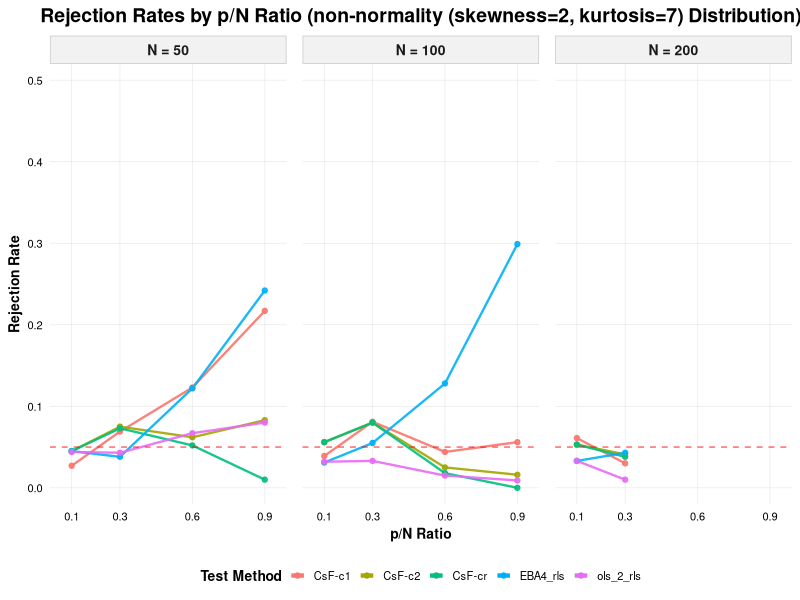
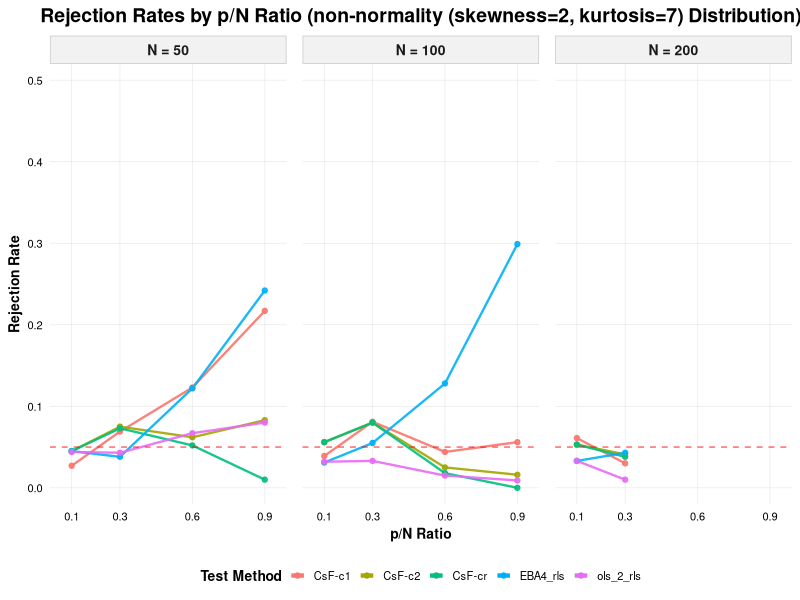

These charts were generated, in order, by the following R code:




library(ggplot2)
library(dplyr)
library(tidyr)
library(scales)

# 
normal_data <- data.frame(
  p_N = c(0.1, 0.3, 0.6, 0.9, 0.1, 0.3, 0.6, 0.9, 0.1, 0.3),
  N = c(50, 50, 50, 50, 100, 100, 100, 100, 200, 200),
  pT_CsF_c1 = c(0.027, 0.069, 0.123, 0.217, 0.039, 0.081, 0.044, 0.056, 0.061, 0.03),
  pT_CsF_c2 = c(0.045, 0.075, 0.062, 0.083, 0.056, 0.08, 0.025, 0.016, 0.053, 0.041),
  pT_CsF_cr = c(0.045, 0.073, 0.052, 0.01, 0.056, 0.08, 0.018, 0, 0.053, 0.038),
  pEBA4_rls = c(0.045, 0.038, 0.122, 0.242, 0.031, 0.055, 0.128, 0.299, 0.033, 0.043),
  pols_2_rls = c(0.044, 0.043, 0.067, 0.080, 0.032, 0.033, 0.015, 0.009, 0.033, 0.010)
)

# 
test_names <- c(
  "pT_CsF_c1" = "CsF-c1",
  "pT_CsF_c2" = "CsF-c2",
  "pT_CsF_cr" = "CsF-cr",
  "pEBA4_rls" = "EBA4_rls",
  "pols_2_rls" = "ols_2_rls"
)

# 
data_long <- normal_data %>%
  pivot_longer(
    cols = -c(p_N, N),
    names_to = "Test",
    values_to = "Rejection_Rate"
  ) %>%
  mutate(
    Test = factor(Test, levels = names(test_names), labels = test_names),
    N = factor(N, levels = c(50, 100, 200)),
    Test_Group = case_when(
      grepl("F", Test) ~ "F-variants",
      grepl("CsF", Test) ~ "CsF-variants",
      grepl("EBA", Test) ~ "EBA-variants",
      TRUE ~ "Other"
    )
  )

# 
ggplot(data_long, aes(x = p_N, y = Rejection_Rate, color = Test, group = Test)) +
  geom_line(linewidth = 0.8, alpha = 0.9) +
  geom_point(size = 1.5, alpha = 0.9) +
  facet_wrap(~ N, nrow = 1, labeller = labeller(N = ~ paste("N =", .x))) +
  scale_y_continuous(
    limits = c(0, 0.5),                     # 
    breaks = seq(0, 0.5, 0.1),              # 
    expand = c(0, 0.02)
  ) +
  scale_x_continuous(
    breaks = unique(normal_data$p_N),
    labels = scales::number_format(accuracy = 0.1),
    expand = c(0.05, 0.05)
  ) +
  geom_hline(
    yintercept = 0.05, 
    linetype = "dashed", 
    color = "red", 
    linewidth = 0.5,
    alpha = 0.6
  ) +
  labs(
    title = "Rejection Rates by p/N Ratio (non-normality (skewness=2, kurtosis=7) Distribution)",
    x = "p/N Ratio",
    y = "Rejection Rate",
    color = "Test Method"
  ) +
  theme_minimal(base_size = 12) +
  theme(
    legend.position = "bottom",
    legend.direction = "horizontal",        # 
    legend.title = element_text(face = "bold", size = 10),
    legend.text = element_text(size = 8),
    legend.key.size = unit(0.4, "cm"),      # 
    panel.grid.major = element_line(color = "grey90", linewidth = 0.2),
    panel.grid.minor = element_blank(),
    strip.background = element_rect(fill = "grey95", color = "grey80"),
    strip.text = element_text(face = "bold", size = 10),
    plot.title = element_text(face = "bold", hjust = 0.5, size = 14),
    axis.title = element_text(face = "bold", size = 10),
    axis.text = element_text(color = "black", size = 8),
    panel.spacing = unit(0.8, "lines")
  ) +
  scale_color_manual(values = scales::hue_pal()(length(test_names))) +
  guides(color = guide_legend(
    nrow = 1,                                # 
    override.aes = list(linewidth = 1.5, alpha = 1)
  ))

# 
ggsave("all_tests_rejection_rates.png", width = 14, height = 8, dpi = 300)



